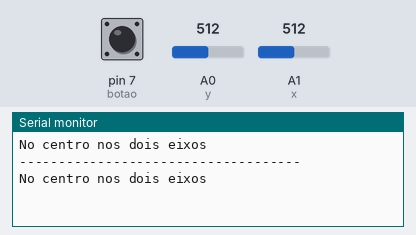
A sketch run on a simulated Arduino Uno, built with avr-gcc and run on an emulated ATmega328P. On the bench: the last lines printed to the serial monitor. The test bench sets the inputs (shaded band); at power-on: A0 (y) = 512, A1 (x) = 512, pin 7 (botao) HIGH.

Above: at 3.8 s.
3.9 s: A0 (y) set to 548
At 6.8 s:
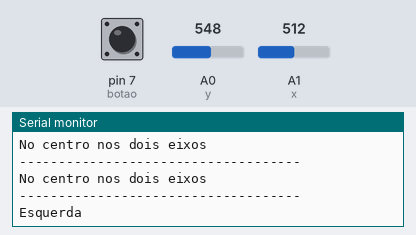
10.5 s: A1 (x) set to 540
At 12.6 s:
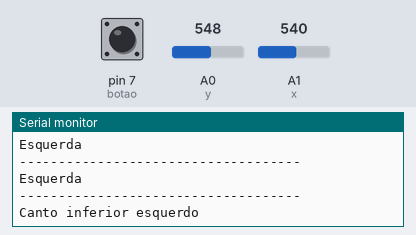

The sketch:

analogJoystick.ino
```cpp
#define maxVel 255
#define minVel 125
#define centroMin 470
#define centroMax 530
#define maxAnalog 1022

int x = A1; //Saída analógica (Eixo X)
int y = A0; //Saída analógica (Eixo Y)
int botao = 7; //Saída digital do botão (Eixo Z)
char modo; //Variável para armazenar o caractere digitado pelo usuário

float media = (float)maxVel / maxAnalog;

int diferenca = centroMax - centroMin;


void setup() {
  Serial.begin(9600); //Inicializa a comunicação serial
  pinMode(botao, INPUT_PULLUP); //Define botao como entrada e em modo PULL UP, ou seja, lê HIGH quando o botão não estiver pressionado

}

void loop() {
    int leituraX = analogRead(x);

    int leituraY = analogRead(y);
    int leituraBotao = digitalRead(botao);

    bool centroX = (leituraX >= centroMin && leituraX <= centroMax);
    bool centroY = (leituraY >= centroMin && leituraY <= centroMax);

    if (centroX && centroY) {
        Serial.println("No centro nos dois eixos");
    }
    else if (centroX) {
        if(leituraY < centroMin)
          Serial.println("Direita");
        else if (leituraY > centroMax){
          Serial.println("Esquerda");
        }
    }
    else if (centroY) {
        if(leituraX < centroMin)
          Serial.println("Frente");
        else if (leituraX > centroMax){
          Serial.println("Tras");
        }
    }


    //CANTOS
    if (!centroX && !centroY) {
        if (leituraX < centroMin) {
            if (leituraY < centroMin) {
                Serial.println("Canto superior direito");
                float valor = (float) media * (maxAnalog - leituraY);
                Serial.println(valor);
            } else if (leituraY > centroMax) {
                Serial.println("Canto superior esquerdo");
                float valor = (float) media * leituraY;
                Serial.println((int)valor);
            }
        } else if (leituraX > centroMax) {
            if (leituraY < centroMin) {
                Serial.println("Canto inferior direito");
            } else if (leituraY > centroMax) {
                Serial.println("Canto inferior esquerdo");
            }
        }
    }


    // if (leituraBotao == LOW) {
    //     Serial.println("Botão pressionado");
    // } else {
    //     Serial.println("Botão não pressionado");
    // }

        delay(3000);
        Serial.println("------------------------------------");
}
```

Measured:
- the behaviour switches between 530 and 531 on A0 (y) (found by bisection; images 0 and 1)
- the behaviour switches between 530 and 531 on A1 (x) (found by bisection; images 1 and 2)
- after the input at 3.9 s, the serial monitor: prints a new line after 2.1 s (image 1)
- after the input at 10.5 s, the serial monitor: prints a new line after 1.5 s (image 2)
